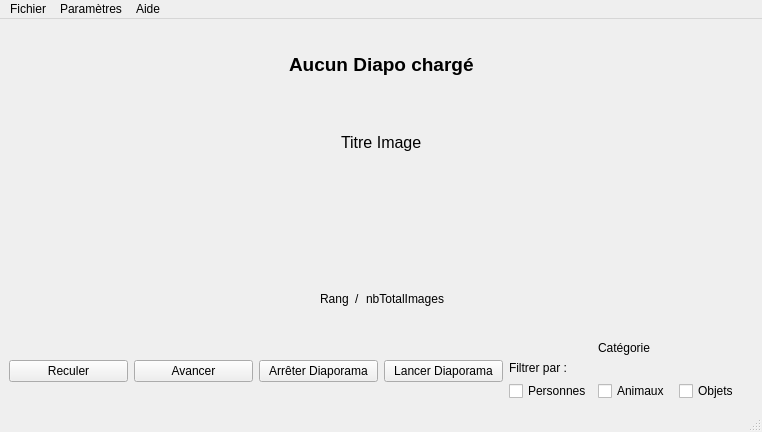
<?xml version="1.0" encoding="UTF-8"?>
<ui version="4.0">
 <class>lecteurvue</class>
 <widget class="QMainWindow" name="lecteurvue">
  <property name="geometry">
   <rect>
    <x>0</x>
    <y>0</y>
    <width>762</width>
    <height>432</height>
   </rect>
  </property>
  <property name="windowTitle">
   <string>lecteurvue</string>
  </property>
  <widget class="QWidget" name="centralwidget">
   <layout class="QVBoxLayout" name="verticalLayout" stretch="1,0">
    <item>
     <layout class="QGridLayout" name="gLayoutInfoImageDiapo">
      <item row="3" column="1">
       <layout class="QHBoxLayout" name="hLayoutRang">
        <item>
         <spacer name="horizontalSpacer_5">
          <property name="orientation">
           <enum>Qt::Horizontal</enum>
          </property>
          <property name="sizeHint" stdset="0">
           <size>
            <width>40</width>
            <height>20</height>
           </size>
          </property>
         </spacer>
        </item>
        <item>
         <widget class="QLabel" name="lRang">
          <property name="font">
           <font>
            <family>Segoe UI</family>
            <pointsize>9</pointsize>
           </font>
          </property>
          <property name="text">
           <string>Rang</string>
          </property>
         </widget>
        </item>
        <item>
         <widget class="QLabel" name="lSlash">
          <property name="font">
           <font>
            <family>Segoe UI</family>
            <pointsize>9</pointsize>
           </font>
          </property>
          <property name="text">
           <string>/</string>
          </property>
         </widget>
        </item>
        <item>
         <widget class="QLabel" name="lTotalImage">
          <property name="font">
           <font>
            <family>Segoe UI</family>
            <pointsize>9</pointsize>
           </font>
          </property>
          <property name="text">
           <string>nbTotalImages</string>
          </property>
         </widget>
        </item>
        <item>
         <spacer name="horizontalSpacer_8">
          <property name="orientation">
           <enum>Qt::Horizontal</enum>
          </property>
          <property name="sizeHint" stdset="0">
           <size>
            <width>40</width>
            <height>20</height>
           </size>
          </property>
         </spacer>
        </item>
       </layout>
      </item>
      <item row="0" column="1">
       <layout class="QHBoxLayout" name="hLayoutTitreDiapo_2">
        <item>
         <spacer name="horizontalSpacer">
          <property name="orientation">
           <enum>Qt::Horizontal</enum>
          </property>
          <property name="sizeHint" stdset="0">
           <size>
            <width>40</width>
            <height>20</height>
           </size>
          </property>
         </spacer>
        </item>
        <item>
         <widget class="QLabel" name="lTitreDiapo">
          <property name="font">
           <font>
            <family>Segoe UI</family>
            <pointsize>14</pointsize>
            <bold>true</bold>
           </font>
          </property>
          <property name="text">
           <string>Aucun Diapo chargé</string>
          </property>
         </widget>
        </item>
        <item>
         <spacer name="horizontalSpacer_2">
          <property name="orientation">
           <enum>Qt::Horizontal</enum>
          </property>
          <property name="sizeHint" stdset="0">
           <size>
            <width>40</width>
            <height>20</height>
           </size>
          </property>
         </spacer>
        </item>
       </layout>
      </item>
      <item row="1" column="1">
       <layout class="QHBoxLayout" name="hLayoutTitreImage">
        <item>
         <spacer name="horizontalSpacer_3">
          <property name="orientation">
           <enum>Qt::Horizontal</enum>
          </property>
          <property name="sizeHint" stdset="0">
           <size>
            <width>40</width>
            <height>20</height>
           </size>
          </property>
         </spacer>
        </item>
        <item>
         <widget class="QLabel" name="lTitreImage">
          <property name="font">
           <font>
            <family>Segoe UI</family>
            <pointsize>12</pointsize>
           </font>
          </property>
          <property name="text">
           <string>Titre Image</string>
          </property>
         </widget>
        </item>
        <item>
         <spacer name="horizontalSpacer_4">
          <property name="orientation">
           <enum>Qt::Horizontal</enum>
          </property>
          <property name="sizeHint" stdset="0">
           <size>
            <width>40</width>
            <height>20</height>
           </size>
          </property>
         </spacer>
        </item>
       </layout>
      </item>
      <item row="2" column="0">
       <spacer name="horizontalSpacer_6">
        <property name="orientation">
         <enum>Qt::Horizontal</enum>
        </property>
        <property name="sizeHint" stdset="0">
         <size>
          <width>40</width>
          <height>20</height>
         </size>
        </property>
       </spacer>
      </item>
      <item row="2" column="2">
       <spacer name="horizontalSpacer_7">
        <property name="orientation">
         <enum>Qt::Horizontal</enum>
        </property>
        <property name="sizeHint" stdset="0">
         <size>
          <width>40</width>
          <height>20</height>
         </size>
        </property>
       </spacer>
      </item>
      <item row="2" column="1">
       <widget class="QLabel" name="lImage">
        <property name="text">
         <string/>
        </property>
        <property name="pixmap">
         <pixmap resource="imagesDiapo.qrc">:/lecteurDiapo/cartesDisney/Disney_tapis.gif</pixmap>
        </property>
        <property name="alignment">
         <set>Qt::AlignCenter</set>
        </property>
        <property name="openExternalLinks">
         <bool>false</bool>
        </property>
       </widget>
      </item>
     </layout>
    </item>
    <item>
     <layout class="QHBoxLayout" name="hLayoutMenuInter">
      <item>
       <layout class="QHBoxLayout" name="hLayoutChangerImage">
        <item>
         <widget class="QPushButton" name="bReculer">
          <property name="text">
           <string>Reculer</string>
          </property>
         </widget>
        </item>
        <item>
         <widget class="QPushButton" name="bAvancer">
          <property name="text">
           <string>Avancer</string>
          </property>
         </widget>
        </item>
       </layout>
      </item>
      <item>
       <layout class="QHBoxLayout" name="hLayoutLancArretDiapo">
        <item>
         <widget class="QPushButton" name="bArreterDiapo">
          <property name="text">
           <string>Arrêter Diaporama</string>
          </property>
         </widget>
        </item>
        <item>
         <widget class="QPushButton" name="bLancerDiapo">
          <property name="text">
           <string>Lancer Diaporama</string>
          </property>
         </widget>
        </item>
       </layout>
      </item>
      <item>
       <layout class="QGridLayout" name="hLayoutFiltrage">
        <item row="0" column="1">
         <widget class="QLabel" name="lCategorie">
          <property name="text">
           <string>Catégorie</string>
          </property>
         </widget>
        </item>
        <item row="3" column="0">
         <widget class="QCheckBox" name="cbPersonne">
          <property name="text">
           <string>Personnes</string>
          </property>
         </widget>
        </item>
        <item row="2" column="0">
         <widget class="QLabel" name="lFiltrage">
          <property name="text">
           <string>Filtrer par :</string>
          </property>
         </widget>
        </item>
        <item row="3" column="2">
         <widget class="QCheckBox" name="cbObjet">
          <property name="text">
           <string>Objets</string>
          </property>
         </widget>
        </item>
        <item row="3" column="1">
         <widget class="QCheckBox" name="cbAnimal">
          <property name="text">
           <string>Animaux</string>
          </property>
         </widget>
        </item>
       </layout>
      </item>
     </layout>
    </item>
   </layout>
  </widget>
  <widget class="QMenuBar" name="menubar">
   <property name="geometry">
    <rect>
     <x>0</x>
     <y>0</y>
     <width>762</width>
     <height>26</height>
    </rect>
   </property>
   <widget class="QMenu" name="menuFichier">
    <property name="title">
     <string>Fichier</string>
    </property>
    <addaction name="actionQuitter"/>
   </widget>
   <widget class="QMenu" name="menuParam_tres">
    <property name="title">
     <string>Paramètres</string>
    </property>
    <addaction name="actionCharger_Diaporama"/>
    <addaction name="actionVitesse_de_defilement"/>
    <addaction name="actionEnlever_Diaporama"/>
   </widget>
   <widget class="QMenu" name="menuA_propos_de">
    <property name="title">
     <string>Aide</string>
    </property>
    <addaction name="actionA_propos_de"/>
   </widget>
   <addaction name="menuFichier"/>
   <addaction name="menuParam_tres"/>
   <addaction name="menuA_propos_de"/>
  </widget>
  <widget class="QStatusBar" name="statusbar"/>
  <action name="actionCharger_Diaporama">
   <property name="text">
    <string>Charger Diaporama</string>
   </property>
  </action>
  <action name="actionVitesse_de_defilement">
   <property name="text">
    <string>Vitesse de défilement</string>
   </property>
  </action>
  <action name="actionEnlever_Diaporama">
   <property name="text">
    <string>Enlever Diaporama</string>
   </property>
  </action>
  <action name="actionQuitter">
   <property name="text">
    <string>Quitter</string>
   </property>
  </action>
  <action name="actionA_propos_de">
   <property name="text">
    <string>A propos de ...</string>
   </property>
  </action>
 </widget>
 <resources>
  <include location="imagesDiapo.qrc"/>
 </resources>
 <connections/>
</ui>
